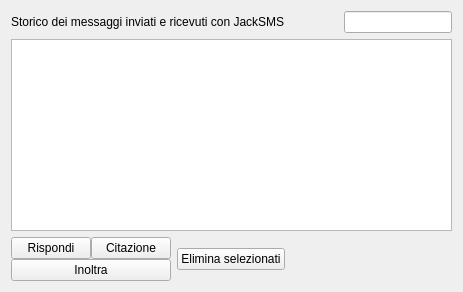
          <widget class="QWidget" name="Messaggi">
           <attribute name="icon">
            <iconset>
             <normaloff>:/resource/jacksms_icona_im_24x24-3.png</normaloff>:/resource/jacksms_icona_im_24x24-3.png</iconset>
           </attribute>
           <attribute name="title">
            <string>Conversazioni</string>
           </attribute>
           <layout class="QVBoxLayout" name="verticalLayout_11">
            <item>
             <layout class="QVBoxLayout" name="verticalLayout_7">
              <item>
               <layout class="QHBoxLayout" name="horizontalLayout_12">
                <property name="spacing">
                 <number>6</number>
                </property>
                <item>
                 <widget class="QLabel" name="label_14">
                  <property name="text">
                   <string>Storico dei messaggi inviati e ricevuti con JackSMS</string>
                  </property>
                 </widget>
                </item>
                <item>
                 <spacer name="horizontalSpacer_6">
                  <property name="orientation">
                   <enum>Qt::Horizontal</enum>
                  </property>
                  <property name="sizeHint" stdset="0">
                   <size>
                    <width>40</width>
                    <height>20</height>
                   </size>
                  </property>
                 </spacer>
                </item>
                <item>
                 <widget class="QLabel" name="label_13">
                  <property name="text">
                   <string/>
                  </property>
                  <property name="pixmap">
                   <pixmap>:/resource/findd.png</pixmap>
                  </property>
                 </widget>
                </item>
                <item>
                 <widget class="QLineEdit" name="RicercaVeloceIM">
                  <property name="sizePolicy">
                   <sizepolicy hsizetype="Fixed" vsizetype="Fixed">
                    <horstretch>0</horstretch>
                    <verstretch>0</verstretch>
                   </sizepolicy>
                  </property>
                 </widget>
                </item>
               </layout>
              </item>
              <item>
               <widget class="QListWidget" name="smsListWidget">
                <property name="selectionMode">
                 <enum>QAbstractItemView::ExtendedSelection</enum>
                </property>
                <property name="verticalScrollMode">
                 <enum>QAbstractItemView::ScrollPerPixel</enum>
                </property>
                <property name="resizeMode">
                 <enum>QListView::Adjust</enum>
                </property>
                <property name="sortingEnabled">
                 <bool>false</bool>
                </property>
               </widget>
              </item>
              <item>
               <layout class="QHBoxLayout" name="horizontalLayout_7">
                <item>
                 <layout class="QVBoxLayout" name="verticalLayout_6">
                  <property name="spacing">
                   <number>0</number>
                  </property>
                  <item>
                   <layout class="QHBoxLayout" name="horizontalLayout_9">
                    <item>
                     <widget class="QPushButton" name="RispondiButton">
                      <property name="text">
                       <string>Rispondi</string>
                      </property>
                      <property name="icon">
                       <iconset>
                        <normaloff>:/resource/inoltra.png</normaloff>:/resource/inoltra.png</iconset>
                      </property>
                      <property name="iconSize">
                       <size>
                        <width>20</width>
                        <height>16</height>
                       </size>
                      </property>
                     </widget>
                    </item>
                    <item>
                     <widget class="QPushButton" name="CitaButton">
                      <property name="text">
                       <string>Citazione</string>
                      </property>
                      <property name="icon">
                       <iconset>
                        <normaloff>:/resource/inoltra.png</normaloff>:/resource/inoltra.png</iconset>
                      </property>
                      <property name="iconSize">
                       <size>
                        <width>20</width>
                        <height>16</height>
                       </size>
                      </property>
                     </widget>
                    </item>
                   </layout>
                  </item>
                  <item>
                   <widget class="QPushButton" name="InoltraButton">
                    <property name="text">
                     <string>Inoltra</string>
                    </property>
                    <property name="icon">
                     <iconset>
                      <normaloff>:/resource/inoltra.png</normaloff>:/resource/inoltra.png</iconset>
                    </property>
                    <property name="iconSize">
                     <size>
                      <width>20</width>
                      <height>16</height>
                     </size>
                    </property>
                   </widget>
                  </item>
                 </layout>
                </item>
                <item>
                 <widget class="QPushButton" name="EliminaButton">
                  <property name="text">
                   <string>Elimina selezionati</string>
                  </property>
                  <property name="icon">
                   <iconset>
                    <normaloff>:/resource/rimuovi.png</normaloff>:/resource/rimuovi.png</iconset>
                  </property>
                  <property name="iconSize">
                   <size>
                    <width>16</width>
                    <height>16</height>
                   </size>
                  </property>
                 </widget>
                </item>
                <item>
                 <spacer name="horizontalSpacer_14">
                  <property name="orientation">
                   <enum>Qt::Horizontal</enum>
                  </property>
                  <property name="sizeHint" stdset="0">
                   <size>
                    <width>40</width>
                    <height>20</height>
                   </size>
                  </property>
                 </spacer>
                </item>
               </layout>
              </item>
             </layout>
            </item>
           </layout>
          </widget>
